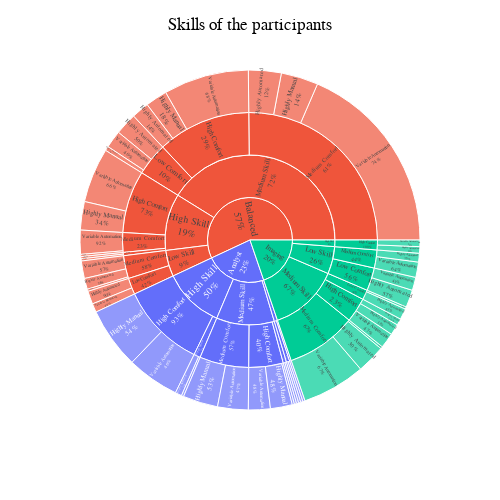

Notebook code for this chart:
### Code cell
import plotly.express as px
title = "Skills of the participants"

fig = px.sunburst(df, path=['Work','Computation','Comfort','Manual'],color='Work', values='count', width=500, height=500,)
fig.update_traces(textinfo="label+percent parent", insidetextorientation = 'radial', sort=True)
fig.update_layout(title=title, title_x=0.5, font=dict(family='Helvetica', color="Black", size=12))
fig.write_image('figures/Participant_Skills_4tier.png')
fig.show()

### Figure 1 — Plotly figure (JSON) as saved in the notebook; plotly's stock layout.template omitted (floating-point values rounded to 4 significant figures)
{"data": [{"branchvalues": "total", "customdata": [["Analyst"], ["Analyst"], ["Analyst"], ["Analyst"], ["Analyst"], ["Analyst"], ["Analyst"], ["Analyst"], ["Analyst"], ["Analyst"], ["Analyst"], ["Analyst"], ["Analyst"], ["Analyst"], ["Analyst"], ["Analyst"], ["Analyst"], ["Analyst"], ["Analyst"], ["Analyst"], ["Analyst"], ["Analyst"], ["Analyst"], ["Analyst"], ["Analyst"], ["Balanced"], ["Balanced"], ["Balanced"], ["Balanced"], ["Balanced"], ["Balanced"], ["Balanced"], ["Balanced"], ["Balanced"], ["Balanced"], ["Balanced"], ["Balanced"], ["Balanced"], ["Balanced"], ["Balanced"], ["Balanced"], ["Balanced"], ["Balanced"], ["Balanced"], ["Balanced"], ["Balanced"], ["Balanced"], ["Balanced"], ["Balanced"], ["Balanced"], ["Balanced"], ["Balanced"], ["Balanced"], ["Balanced"], ["Balanced"], ["Balanced"], ["Balanced"], ["Imaging"], ["Imaging"], ["Imaging"], ["Imaging"], ["Imaging"], ["Imaging"], ["Imaging"], ["Imaging"], ["Imaging"], ["Imaging"], ["Imaging"], ["Imaging"], ["Imaging"], ["Imaging"], ["Imaging"], ["Imaging"], ["Imaging"], ["Imaging"], ["Imaging"], ["Imaging"], ["Imaging"], ["Imaging"], ["Imaging"], ["Imaging"]], "domain": {"x": [0, 1], "y": [0, 1]}, "hovertemplate": "labels=%{label}<br>count=%{value}<br>parent=%{parent}<br>id=%{id}<br>Work=%{customdata[0]}<extra></extra>", "ids": ["Analyst", "Analyst/Medium Skill/Low Comfort/Highly Automated", "Analyst/High Skill/Medium Comfort/Highly Manual", "Analyst/Low Skill/Medium Comfort/Highly Automated", "Analyst/High Skill/Medium Comfort/Variable Automation", "Analyst/Low Skill/Medium Comfort/Highly Manual", "Analyst/Low Skill/High Comfort/Highly Automated", "Analyst/High Skill/High Comfort", "Analyst/Medium Skill/Medium Comfort", "Analyst/Medium Skill/High Comfort", "Analyst/Medium Skill/Low Comfort/Variable Automation", "Analyst/High Skill/Medium Comfort", "Analyst/Medium Skill/Low Comfort", "Analyst/Medium Skill/High Comfort/Variable Automation", "Analyst/Medium Skill/High Comfort/Highly Automated", "Analyst/Low Skill/Medium Comfort", "Analyst/Low Skill", "Analyst/High Skill/High Comfort/Highly Manual", "Analyst/High Skill/High Comfort/Variable Automation", "Analyst/Medium Skill", "Analyst/Medium Skill/High Comfort/Highly Manual", "Analyst/Medium Skill/Medium Comfort/Variable Automation", "Analyst/Medium Skill/Medium Comfort/Highly Manual", "Analyst/High Skill", "Analyst/Low Skill/High Comfort", "Balanced/High Skill/Medium Comfort", "Balanced/High Skill", "Balanced/High Skill/High Comfort", "Balanced/Low Skill/Medium Comfort", "Balanced/Medium Skill/High Comfort", "Balanced/Medium Skill/Medium Comfort", "Balanced/Medium Skill", "Balanced/Low Skill/Medium Comfort/Highly Manual", "Balanced/High Skill/Medium Comfort/Highly Manual", "Balanced/Low Skill", "Balanced/High Skill/Low Comfort", "Balanced", "Balanced/Medium Skill/Low Comfort", "Balanced/Low Skill/Low Comfort", "Balanced/Medium Skill/Medium Comfort/Variable Automation", "Balanced/High Skill/Low Comfort/Variable Automation", "Balanced/High Skill/Low Comfort/Highly Automated", "Balanced/Low Skill/Medium Comfort/Variable Automation", "Balanced/Medium Skill/Low Comfort/Highly Automated", "Balanced/Medium Skill/High Comfort/Highly Manual", "Balanced/High Skill/Medium Comfort/Variable Automation", "Balanced/Low Skill/Low Comfort/Highly Automated", "Balanced/High Skill/High Comfort/Highly Manual", "Balanced/Low Skill/Medium Comfort/Highly Automated", "Balanced/Medium Skill/High Comfort/Highly Automated", "Balanced/Medium Skill/Low Comfort/Variable Automation", "Balanced/Medium Skill/Medium Comfort/Highly Automated", "Balanced/Low Skill/Low Comfort/Variable Automation", "Balanced/Medium Skill/Medium Comfort/Highly Manual", "Balanced/High Skill/High Comfort/Variable Automation", "Balanced/Medium Skill/High Comfort/Variable Automation", "Balanced/Medium Skill/Low Comfort/Highly Manual", "Imaging/Low Skill", "Imaging/High Skill", "Imaging/Medium Skill/Medium Comfort/Variable Automation", "Imaging/Low Skill/Low Comfort/Highly Automated", "Imaging/Medium Skill/Medium Comfort/Highly Automated", "Imaging/Medium Skill", "Imaging", "Imaging/Medium Skill/Low Comfort", "Imaging/High Skill/High Comfort/Highly Automated", "Imaging/High Skill/High Comfort/Variable Automation", "Imaging/Medium Skill/Low Comfort/Variable Automation", "Imaging/Medium Skill/High Comfort/Highly Manual", "Imaging/Medium Skill/Medium Comfort/Highly Manual", "Imaging/Low Skill/Medium Comfort/Highly Automated", "Imaging/High Skill/High Comfort", "Imaging/Medium Skill/High Comfort/Highly Automated", "Imaging/Medium Skill/Low Comfort/Highly Automated", "Imaging/Low Skill/Low Comfort/Variable Automation", "Imaging/Low Skill/Medium Comfort/Variable Automation", "Imaging/Medium Skill/High Comfort/Variable Automation", "Imaging/Low Skill/Low Comfort", "Imaging/Medium Skill/High Comfort", "Imaging/Medium Skill/Medium Comfort", "Imaging/Low Skill/Medium Comfort"], "insidetextorientation": "radial", "labels": ["Analyst", "Highly Automated", "Highly Manual", "Highly Automated", "Variable Automation", "Highly Manual", "Highly Automated", "High Comfort", "Medium Comfort", "High Comfort", "Variable Automation", "Medium Comfort", "Low Comfort", "Variable Automation", "Highly Automated", "Medium Comfort", "Low Skill", "Highly Manual", "Variable Automation", "Medium Skill", "Highly Manual", "Variable Automation", "Highly Manual", "High Skill", "High Comfort", "Medium Comfort", "High Skill", "High Comfort", "Medium Comfort", "High Comfort", "Medium Comfort", "Medium Skill", "Highly Manual", "Highly Manual", "Low Skill", "Low Comfort", "Balanced", "Low Comfort", "Low Comfort", "Variable Automation", "Variable Automation", "Highly Automated", "Variable Automation", "Highly Automated", "Highly Manual", "Variable Automation", "Highly Automated", "Highly Manual", "Highly Automated", "Highly Automated", "Variable Automation", "Highly Automated", "Variable Automation", "Highly Manual", "Variable Automation", "Variable Automation", "Highly Manual", "Low Skill", "High Skill", "Variable Automation", "Highly Automated", "Highly Automated", "Medium Skill", "Imaging", "Low Comfort", "Highly Automated", "Variable Automation", "Variable Automation", "Highly Manual", "Highly Manual", "Highly Automated", "High Comfort", "Highly Automated", "Highly Automated", "Variable Automation", "Variable Automation", "Variable Automation", "Low Comfort", "High Comfort", "Medium Comfort", "Medium Comfort"], "marker": {"colors": ["#636efa", "#636efa", "#636efa", "#636efa", "#636efa", "#636efa", "#636efa", "#636efa", "#636efa", "#636efa", "#636efa", "#636efa", "#636efa", "#636efa", "#636efa", "#636efa", "#636efa", "#636efa", "#636efa", "#636efa", "#636efa", "#636efa", "#636efa", "#636efa", "#636efa", "#EF553B", "#EF553B", "#EF553B", "#EF553B", "#EF553B", "#EF553B", "#EF553B", "#EF553B", "#EF553B", "#EF553B", "#EF553B", "#EF553B", "#EF553B", "#EF553B", "#EF553B", "#EF553B", "#EF553B", "#EF553B", "#EF553B", "#EF553B", "#EF553B", "#EF553B", "#EF553B", "#EF553B", "#EF553B", "#EF553B", "#EF553B", "#EF553B", "#EF553B", "#EF553B", "#EF553B", "#EF553B", "#00cc96", "#00cc96", "#00cc96", "#00cc96", "#00cc96", "#00cc96", "#00cc96", "#00cc96", "#00cc96", "#00cc96", "#00cc96", "#00cc96", "#00cc96", "#00cc96", "#00cc96", "#00cc96", "#00cc96", "#00cc96", "#00cc96", "#00cc96", "#00cc96", "#00cc96", "#00cc96", "#00cc96"]}, "name": "", "parents": ["", "Analyst/Medium Skill/Low Comfort", "Analyst/High Skill/Medium Comfort", "Analyst/Low Skill/Medium Comfort", "Analyst/High Skill/Medium Comfort", "Analyst/Low Skill/Medium Comfort", "Analyst/Low Skill/High Comfort", "Analyst/High Skill", "Analyst/Medium Skill", "Analyst/Medium Skill", "Analyst/Medium Skill/Low Comfort", "Analyst/High Skill", "Analyst/Medium Skill", "Analyst/Medium Skill/High Comfort", "Analyst/Medium Skill/High Comfort", "Analyst/Low Skill", "Analyst", "Analyst/High Skill/High Comfort", "Analyst/High Skill/High Comfort", "Analyst", "Analyst/Medium Skill/High Comfort", "Analyst/Medium Skill/Medium Comfort", "Analyst/Medium Skill/Medium Comfort", "Analyst", "Analyst/Low Skill", "Balanced/High Skill", "Balanced", "Balanced/High Skill", "Balanced/Low Skill", "Balanced/Medium Skill", "Balanced/Medium Skill", "Balanced", "Balanced/Low Skill/Medium Comfort", "Balanced/High Skill/Medium Comfort", "Balanced", "Balanced/High Skill", "", "Balanced/Medium Skill", "Balanced/Low Skill", "Balanced/Medium Skill/Medium Comfort", "Balanced/High Skill/Low Comfort", "Balanced/High Skill/Low Comfort", "Balanced/Low Skill/Medium Comfort", "Balanced/Medium Skill/Low Comfort", "Balanced/Medium Skill/High Comfort", "Balanced/High Skill/Medium Comfort", "Balanced/Low Skill/Low Comfort", "Balanced/High Skill/High Comfort", "Balanced/Low Skill/Medium Comfort", "Balanced/Medium Skill/High Comfort", "Balanced/Medium Skill/Low Comfort", "Balanced/Medium Skill/Medium Comfort", "Balanced/Low Skill/Low Comfort", "Balanced/Medium Skill/Medium Comfort", "Balanced/High Skill/High Comfort", "Balanced/Medium Skill/High Comfort", "Balanced/Medium Skill/Low Comfort", "Imaging", "Imaging", "Imaging/Medium Skill/Medium Comfort", "Imaging/Low Skill/Low Comfort", "Imaging/Medium Skill/Medium Comfort", "Imaging", "", "Imaging/Medium Skill", "Imaging/High Skill/High Comfort", "Imaging/High Skill/High Comfort", "Imaging/Medium Skill/Low Comfort", "Imaging/Medium Skill/High Comfort", "Imaging/Medium Skill/Medium Comfort", "Imaging/Low Skill/Medium Comfort", "Imaging/High Skill", "Imaging/Medium Skill/High Comfort", "Imaging/Medium Skill/Low Comfort", "Imaging/Low Skill/Low Comfort", "Imaging/Low Skill/Medium Comfort", "Imaging/Medium Skill/High Comfort", "Imaging/Low Skill", "Imaging/Medium Skill", "Imaging/Medium Skill", "Imaging/Low Skill"], "sort": true, "textinfo": "label+percent parent", "type": "sunburst", "values": [112.0, 1.0, 1.0, 1.0, 3.0, 1.0, 1.0, 52.0, 30.0, 21.0, 1.0, 4.0, 2.0, 10.0, 1.0, 2.0, 3.0, 28.0, 24.0, 53.0, 10.0, 14.0, 16.0, 56.0, 1.0, 12.0, 52.0, 38.0, 14.0, 57.0, 121.0, 198.0, 1.0, 1.0, 24.0, 2.0, 274.0, 20.0, 10.0, 89.0, 1.0, 1.0, 8.0, 10.0, 10.0, 11.0, 6.0, 13.0, 5.0, 8.0, 8.0, 15.0, 4.0, 17.0, 25.0, 39.0, 2.0, 25.0, 6.0, 29.0, 8.0, 13.0, 64.0, 95.0, 6.0, 3.0, 3.0, 1.0, 3.0, 1.0, 4.0, 6.0, 5.0, 5.0, 6.0, 7.0, 7.0, 14.0, 15.0, 43.0, 11.0]}], "layout": {"font": {"color": "Black", "family": "Helvetica", "size": 12}, "height": 500, "legend": {"tracegroupgap": 0}, "margin": {"t": 60}, "title": {"text": "Skills of the participants", "x": 0.5}, "width": 500}}
